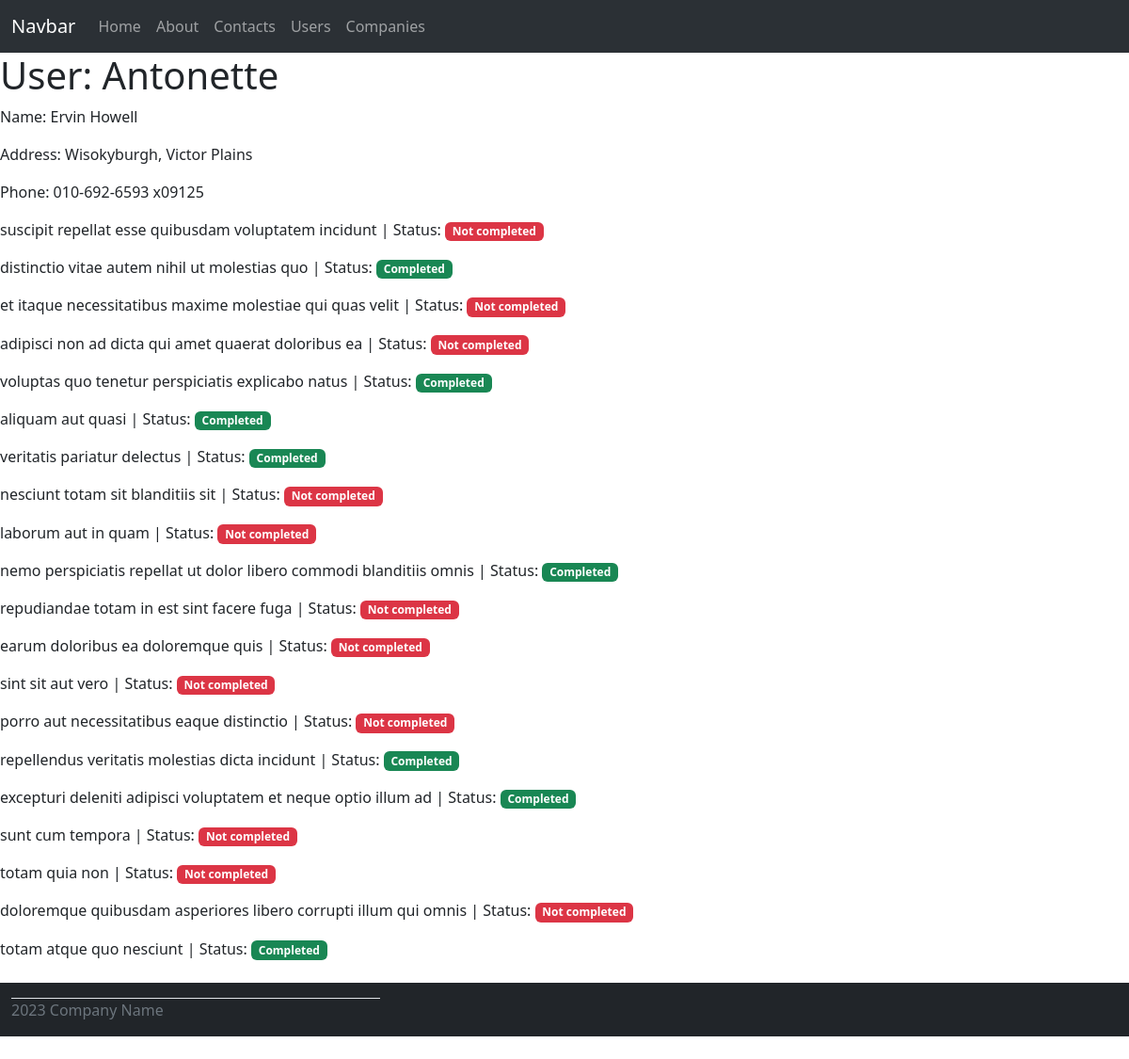
The page /users/2 on the database its author committed.
### models.py (models this page shows)
class User(db.Model):
    id = db.Column(db.Integer, primary_key=True)
    name = db.Column(db.String(80), index=True)
    username = db.Column(db.String(80), index=True, unique=True)
    email = db.Column(db.String(255), index=True, unique=True)
    street = db.Column(db.String(255))
    city = db.Column(db.String(255), index=True)
    phone = db.Column(db.String(255))
    company_id = db.Column(db.Integer, db.ForeignKey('company.id'))

class ToDo(db.Model):
    id = db.Column(db.Integer, primary_key=True)
    title = db.Column(db.String(255))
    user_id = db.Column(db.Integer, db.ForeignKey('user.id'))
    completed = db.Column(db.Boolean,  index=True)

### routes.py (the view)
@app.route('/users/<id>')
def user(id):
    instance = User.query.get(id)
    user_todos = ToDo.query.filter_by(user_id=id)
    return render_template('user_page.html', title="О пользователе",
                           user=instance, todos=user_todos)

### templates/user_page.html
{% extends 'base.html' %}
{% block content %}
    {% if user %}
        <h1>User: {{ user.username }}</h1>
        <p>Name: {{ user.name }}</p>
        <p>Address: {{ user.city }}, {{ user.street }}</p>
        <p>Phone: {{ user.phone }}</p>
    {% endif %}
    {% for todo in todos %}
    	<p>{{ todo.title }} | Status:
            {% if todo.completed %}
                <span class="badge bg-success">Completed</span>
            {% else %}
                <span class="badge bg-danger">Not completed</span>
            {% endif %}
        </p>
    {% endfor %}
{% endblock %}

### rows shown on the page
User: username "Antonette", name "Ervin Howell", city "Wisokyburgh", street "Victor Plains", phone "010-692-6593 x09125"
ToDo: title "suscipit repellat esse quibusdam voluptatem incidunt", completed "Not completed"
ToDo: title "distinctio vitae autem nihil ut molestias quo", completed "Completed"
ToDo: title "et itaque necessitatibus maxime molestiae qui quas velit", completed "Not completed"
ToDo: title "adipisci non ad dicta qui amet quaerat doloribus ea", completed "Not completed"
ToDo: title "voluptas quo tenetur perspiciatis explicabo natus", completed "Completed"
ToDo: title "aliquam aut quasi", completed "Completed"
ToDo: title "veritatis pariatur delectus", completed "Completed"
ToDo: title "nesciunt totam sit blanditiis sit", completed "Not completed"
ToDo: title "laborum aut in quam", completed "Not completed"
ToDo: title "nemo perspiciatis repellat ut dolor libero commodi blanditiis omnis", completed "Completed"
ToDo: title "repudiandae totam in est sint facere fuga", completed "Not completed"
ToDo: title "earum doloribus ea doloremque quis", completed "Not completed"
ToDo: title "sint sit aut vero", completed "Not completed"
ToDo: title "porro aut necessitatibus eaque distinctio", completed "Not completed"
ToDo: title "repellendus veritatis molestias dicta incidunt", completed "Completed"
ToDo: title "excepturi deleniti adipisci voluptatem et neque optio illum ad", completed "Completed"
ToDo: title "sunt cum tempora", completed "Not completed"
ToDo: title "totam quia non", completed "Not completed"
ToDo: title "doloremque quibusdam asperiores libero corrupti illum qui omnis", completed "Not completed"
ToDo: title "totam atque quo nesciunt", completed "Completed"
